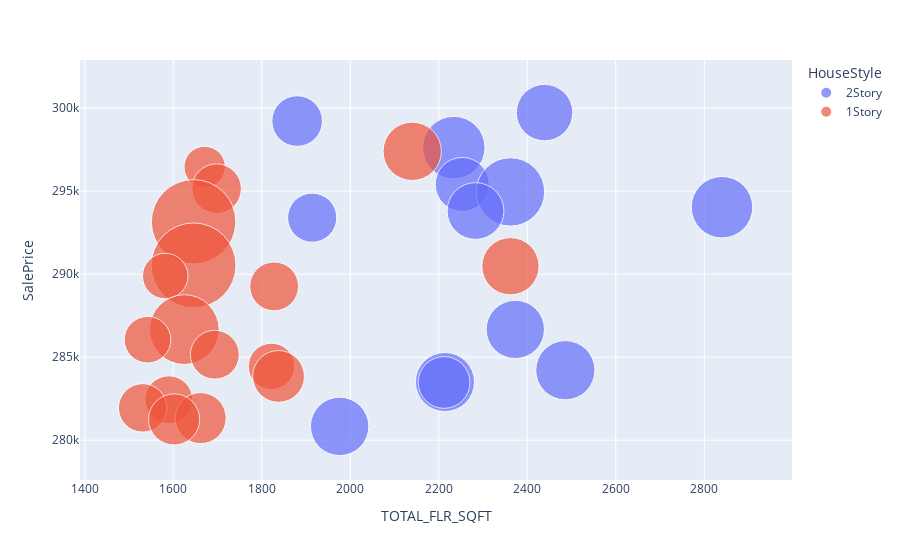

Source (notebook cell):
### Markdown cell above
### Less Than 300K

### Code cell
preds_lt300k = preds.loc[preds.SalePrice <= 300000].sort_values(by='SalePrice', ascending=False)[:30]

fig = px.scatter(preds_lt300k, x="TOTAL_FLR_SQFT", y="SalePrice", 
                 size="TOTAL_FLR_SQFT_PER_LOT_AREA", color="HouseStyle",
           hover_name="Street", 
                 log_x=False, 
                 size_max=60)
fig.show()

### Figure 1 — Plotly figure (JSON) as saved in the notebook; plotly's stock layout.template omitted (floating-point values rounded to 4 significant figures)
{"data": [{"hovertemplate": "<b>%{hovertext}</b><br><br>HouseStyle=2Story<br>TOTAL_FLR_SQFT=%{x}<br>SalePrice=%{y}<br>TOTAL_FLR_SQFT_PER_LOT_AREA=%{marker.size}<extra></extra>", "hovertext": ["Pave", "Pave", "Pave", "Pave", "Pave", "Pave", "Pave", "Pave", "Pave", "Pave", "Pave", "Pave", "Pave"], "legendgroup": "2Story", "marker": {"color": "#636efa", "size": [0.1916, 0.1539, 0.234, 0.1751, 0.2808, 0.227, 0.1936, 0.1448, 0.204, 0.2107, 0.2095, 0.1609, 0.2046], "sizemode": "area", "sizeref": 0.00012, "symbol": "circle"}, "mode": "markers", "name": "2Story", "orientation": "v", "showlegend": true, "type": "scatter", "x": [2439, 1880, 2234, 2253, 2362, 2840, 2283, 1914, 2373, 2486, 2214, 2212, 1976], "xaxis": "x", "y": [299700.0, 299200.0, 297600.0, 295400.0, 295000.0, 294033, 293805, 293400.0, 286700.0, 284200.0, 283500.0, 283500.0, 280800.0], "yaxis": "y"}, {"hovertemplate": "<b>%{hovertext}</b><br><br>HouseStyle=1Story<br>TOTAL_FLR_SQFT=%{x}<br>SalePrice=%{y}<br>TOTAL_FLR_SQFT_PER_LOT_AREA=%{marker.size}<extra></extra>", "hovertext": ["Pave", "Pave", "Pave", "Pave", "Pave", "Pave", "Pave", "Pave", "Pave", "Pave", "Pave", "Pave", "Pave", "Pave", "Pave", "Pave", "Pave"], "legendgroup": "1Story", "marker": {"color": "#EF553B", "size": [0.2042, 0.1026, 0.1474, 0.4284, 0.4319, 0.1968, 0.1245, 0.143, 0.2918, 0.1303, 0.1433, 0.129, 0.1609, 0.1365, 0.1408, 0.1564, 0.1571], "sizemode": "area", "sizeref": 0.00012, "symbol": "circle"}, "mode": "markers", "name": "1Story", "orientation": "v", "showlegend": true, "type": "scatter", "x": [2140, 1671, 1698, 1646, 1646, 2362, 1582, 1828, 1625, 1542, 1694, 1822, 1838, 1590, 1531, 1662, 1602], "xaxis": "x", "y": [297400.0, 296500.0, 295200.0, 293200.0, 290500.0, 290500.0, 289900.0, 289300.0, 286700.0, 286100.0, 285200.0, 284400.0, 283800.0, 282400.0, 281900.0, 281300.0, 281300.0], "yaxis": "y"}], "layout": {"legend": {"itemsizing": "constant", "title": {"text": "HouseStyle"}, "tracegroupgap": 0}, "margin": {"t": 60}, "xaxis": {"anchor": "y", "domain": [0, 1], "title": {"text": "TOTAL_FLR_SQFT"}}, "yaxis": {"anchor": "x", "domain": [0, 1], "title": {"text": "SalePrice"}}}}
